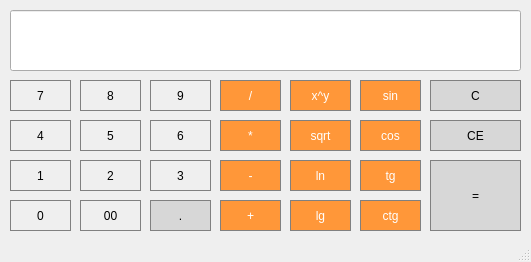
<?xml version="1.0" encoding="UTF-8"?>
<ui version="4.0">
 <class>MainWindow</class>
 <widget class="QMainWindow" name="MainWindow">
  <property name="geometry">
   <rect>
    <x>0</x>
    <y>0</y>
    <width>531</width>
    <height>262</height>
   </rect>
  </property>
  <property name="windowTitle">
   <string>Calculator </string>
  </property>
  <widget class="QWidget" name="centralWidget">
   <widget class="QPushButton" name="pushButton_7">
    <property name="geometry">
     <rect>
      <x>10</x>
      <y>80</y>
      <width>61</width>
      <height>31</height>
     </rect>
    </property>
    <property name="styleSheet">
     <string notr="true">QPushButton {
	border: 1px solid gray;
}
QPushButton:pressed {
	background-color: qlineargradient(x1: 0, y1: 0, x2: 0, y2: 1,
															stop: 0 #dadbde, stop: 1 #f6f7fa);
}</string>
    </property>
    <property name="text">
     <string>7</string>
    </property>
   </widget>
   <widget class="QPushButton" name="pushButton_4">
    <property name="geometry">
     <rect>
      <x>10</x>
      <y>120</y>
      <width>61</width>
      <height>31</height>
     </rect>
    </property>
    <property name="styleSheet">
     <string notr="true">QPushButton {
	border: 1px solid gray;
}
QPushButton:pressed {
	background-color: qlineargradient(x1: 0, y1: 0, x2: 0, y2: 1,
															stop: 0 #dadbde, stop: 1 #f6f7fa);
}</string>
    </property>
    <property name="text">
     <string>4</string>
    </property>
   </widget>
   <widget class="QPushButton" name="pushButton_1">
    <property name="geometry">
     <rect>
      <x>10</x>
      <y>160</y>
      <width>61</width>
      <height>31</height>
     </rect>
    </property>
    <property name="styleSheet">
     <string notr="true">QPushButton {
	border: 1px solid gray;
}
QPushButton:pressed {
	background-color: qlineargradient(x1: 0, y1: 0, x2: 0, y2: 1,
															stop: 0 #dadbde, stop: 1 #f6f7fa);
}</string>
    </property>
    <property name="text">
     <string>1</string>
    </property>
   </widget>
   <widget class="QPushButton" name="pushButton_2">
    <property name="geometry">
     <rect>
      <x>80</x>
      <y>160</y>
      <width>61</width>
      <height>31</height>
     </rect>
    </property>
    <property name="styleSheet">
     <string notr="true">QPushButton {
	border: 1px solid gray;
}
QPushButton:pressed {
	background-color: qlineargradient(x1: 0, y1: 0, x2: 0, y2: 1,
															stop: 0 #dadbde, stop: 1 #f6f7fa);
}</string>
    </property>
    <property name="text">
     <string>2</string>
    </property>
   </widget>
   <widget class="QPushButton" name="pushButton_5">
    <property name="geometry">
     <rect>
      <x>80</x>
      <y>120</y>
      <width>61</width>
      <height>31</height>
     </rect>
    </property>
    <property name="styleSheet">
     <string notr="true">QPushButton {
	border: 1px solid gray;
}
QPushButton:pressed {
	background-color: qlineargradient(x1: 0, y1: 0, x2: 0, y2: 1,
															stop: 0 #dadbde, stop: 1 #f6f7fa);
}</string>
    </property>
    <property name="text">
     <string>5</string>
    </property>
   </widget>
   <widget class="QPushButton" name="pushButton_8">
    <property name="geometry">
     <rect>
      <x>80</x>
      <y>80</y>
      <width>61</width>
      <height>31</height>
     </rect>
    </property>
    <property name="styleSheet">
     <string notr="true">QPushButton {
	border: 1px solid gray;
}
QPushButton:pressed {
	background-color: qlineargradient(x1: 0, y1: 0, x2: 0, y2: 1,
															stop: 0 #dadbde, stop: 1 #f6f7fa);
}</string>
    </property>
    <property name="text">
     <string>8</string>
    </property>
   </widget>
   <widget class="QPushButton" name="pushButton_3">
    <property name="geometry">
     <rect>
      <x>150</x>
      <y>160</y>
      <width>61</width>
      <height>31</height>
     </rect>
    </property>
    <property name="styleSheet">
     <string notr="true">QPushButton {
	border: 1px solid gray;
}
QPushButton:pressed {
	background-color: qlineargradient(x1: 0, y1: 0, x2: 0, y2: 1,
															stop: 0 #dadbde, stop: 1 #f6f7fa);
}</string>
    </property>
    <property name="text">
     <string>3</string>
    </property>
   </widget>
   <widget class="QPushButton" name="pushButton_6">
    <property name="geometry">
     <rect>
      <x>150</x>
      <y>120</y>
      <width>61</width>
      <height>31</height>
     </rect>
    </property>
    <property name="styleSheet">
     <string notr="true">QPushButton {
	border: 1px solid gray;
}
QPushButton:pressed {
	background-color: qlineargradient(x1: 0, y1: 0, x2: 0, y2: 1,
															stop: 0 #dadbde, stop: 1 #f6f7fa);
}</string>
    </property>
    <property name="text">
     <string>6</string>
    </property>
   </widget>
   <widget class="QPushButton" name="pushButton_9">
    <property name="geometry">
     <rect>
      <x>150</x>
      <y>80</y>
      <width>61</width>
      <height>31</height>
     </rect>
    </property>
    <property name="styleSheet">
     <string notr="true">QPushButton {
	border: 1px solid gray;
}
QPushButton:pressed {
	background-color: qlineargradient(x1: 0, y1: 0, x2: 0, y2: 1,
															stop: 0 #dadbde, stop: 1 #f6f7fa);
}</string>
    </property>
    <property name="text">
     <string>9</string>
    </property>
   </widget>
   <widget class="QPushButton" name="pushButton_0">
    <property name="geometry">
     <rect>
      <x>10</x>
      <y>200</y>
      <width>61</width>
      <height>31</height>
     </rect>
    </property>
    <property name="styleSheet">
     <string notr="true">QPushButton {
	border: 1px solid gray;
}
QPushButton:pressed {
	background-color: qlineargradient(x1: 0, y1: 0, x2: 0, y2: 1,
															stop: 0 #dadbde, stop: 1 #f6f7fa);
}</string>
    </property>
    <property name="text">
     <string>0</string>
    </property>
   </widget>
   <widget class="QPushButton" name="pushButton_00">
    <property name="geometry">
     <rect>
      <x>80</x>
      <y>200</y>
      <width>61</width>
      <height>31</height>
     </rect>
    </property>
    <property name="styleSheet">
     <string notr="true">QPushButton {
	border: 1px solid gray;
}
QPushButton:pressed {
	background-color: qlineargradient(x1: 0, y1: 0, x2: 0, y2: 1,
															stop: 0 #dadbde, stop: 1 #f6f7fa);
}</string>
    </property>
    <property name="text">
     <string>00</string>
    </property>
   </widget>
   <widget class="QPushButton" name="pushButton_point">
    <property name="geometry">
     <rect>
      <x>150</x>
      <y>200</y>
      <width>61</width>
      <height>31</height>
     </rect>
    </property>
    <property name="styleSheet">
     <string notr="true">QPushButton {
	background-color: rgb(215, 215, 215);
	border: 1px solid gray;
}
QPushButton:pressed {
	background-color: qlineargradient(x1: 0, y1: 0, x2: 0, y2: 1,
															stop: 0 #BEBEBE, stop: 1 #D7D7D7);
}</string>
    </property>
    <property name="text">
     <string>.</string>
    </property>
   </widget>
   <widget class="QPushButton" name="pushButton_divide">
    <property name="geometry">
     <rect>
      <x>220</x>
      <y>80</y>
      <width>61</width>
      <height>31</height>
     </rect>
    </property>
    <property name="styleSheet">
     <string notr="true">QPushButton {
	background-color: rgb(255, 151, 57);
	color: white;
	border: 1px solid gray;
}
QPushButton:pressed {
	background-color: qlineargradient(x1: 0, y1: 0, x2: 0, y2: 1,
															stop: 0 #FF7832, stop: 1 #FF9739);
}</string>
    </property>
    <property name="text">
     <string>/</string>
    </property>
   </widget>
   <widget class="QPushButton" name="pushButton_multiply">
    <property name="geometry">
     <rect>
      <x>220</x>
      <y>120</y>
      <width>61</width>
      <height>31</height>
     </rect>
    </property>
    <property name="styleSheet">
     <string notr="true">QPushButton {
	background-color: rgb(255, 151, 57);
	color: white;
	border: 1px solid gray;
}
QPushButton:pressed {
	background-color: qlineargradient(x1: 0, y1: 0, x2: 0, y2: 1,
															stop: 0 #FF7832, stop: 1 #FF9739);
}</string>
    </property>
    <property name="text">
     <string>*</string>
    </property>
   </widget>
   <widget class="QPushButton" name="pushButton_substract">
    <property name="geometry">
     <rect>
      <x>220</x>
      <y>160</y>
      <width>61</width>
      <height>31</height>
     </rect>
    </property>
    <property name="styleSheet">
     <string notr="true">QPushButton {
	background-color: rgb(255, 151, 57);
	color: white;
	border: 1px solid gray;
}
QPushButton:pressed {
	background-color: qlineargradient(x1: 0, y1: 0, x2: 0, y2: 1,
															stop: 0 #FF7832, stop: 1 #FF9739);
}</string>
    </property>
    <property name="text">
     <string>-</string>
    </property>
   </widget>
   <widget class="QPushButton" name="pushButton_add">
    <property name="geometry">
     <rect>
      <x>220</x>
      <y>200</y>
      <width>61</width>
      <height>31</height>
     </rect>
    </property>
    <property name="styleSheet">
     <string notr="true">QPushButton {
	background-color: rgb(255, 151, 57);
	color: white;
	border: 1px solid gray;
}
QPushButton:pressed {
	background-color: qlineargradient(x1: 0, y1: 0, x2: 0, y2: 1,
															stop: 0 #FF7832, stop: 1 #FF9739);
}</string>
    </property>
    <property name="text">
     <string>+</string>
    </property>
   </widget>
   <widget class="QPushButton" name="pushButton_power">
    <property name="geometry">
     <rect>
      <x>290</x>
      <y>80</y>
      <width>61</width>
      <height>31</height>
     </rect>
    </property>
    <property name="styleSheet">
     <string notr="true">QPushButton {
	background-color: rgb(255, 151, 57);
	color: white;
	border: 1px solid gray;
}
QPushButton:pressed {
	background-color: qlineargradient(x1: 0, y1: 0, x2: 0, y2: 1,
															stop: 0 #FF7832, stop: 1 #FF9739);
}</string>
    </property>
    <property name="text">
     <string>x^y</string>
    </property>
   </widget>
   <widget class="QPushButton" name="pushButton_square">
    <property name="geometry">
     <rect>
      <x>290</x>
      <y>120</y>
      <width>61</width>
      <height>31</height>
     </rect>
    </property>
    <property name="styleSheet">
     <string notr="true">QPushButton {
	background-color: rgb(255, 151, 57);
	color: white;
	border: 1px solid gray;
}
QPushButton:pressed {
	background-color: qlineargradient(x1: 0, y1: 0, x2: 0, y2: 1,
															stop: 0 #FF7832, stop: 1 #FF9739);
}</string>
    </property>
    <property name="text">
     <string>sqrt</string>
    </property>
   </widget>
   <widget class="QPushButton" name="pushButton_ln">
    <property name="geometry">
     <rect>
      <x>290</x>
      <y>160</y>
      <width>61</width>
      <height>31</height>
     </rect>
    </property>
    <property name="styleSheet">
     <string notr="true">QPushButton {
	background-color: rgb(255, 151, 57);
	color: white;
	border: 1px solid gray;
}
QPushButton:pressed {
	background-color: qlineargradient(x1: 0, y1: 0, x2: 0, y2: 1,
															stop: 0 #FF7832, stop: 1 #FF9739);
}</string>
    </property>
    <property name="text">
     <string>ln</string>
    </property>
   </widget>
   <widget class="QPushButton" name="pushButton_lg">
    <property name="geometry">
     <rect>
      <x>290</x>
      <y>200</y>
      <width>61</width>
      <height>31</height>
     </rect>
    </property>
    <property name="styleSheet">
     <string notr="true">QPushButton {
	background-color: rgb(255, 151, 57);
	color: white;
	border: 1px solid gray;
}
QPushButton:pressed {
	background-color: qlineargradient(x1: 0, y1: 0, x2: 0, y2: 1,
															stop: 0 #FF7832, stop: 1 #FF9739);
}</string>
    </property>
    <property name="text">
     <string>lg</string>
    </property>
   </widget>
   <widget class="QPushButton" name="pushButton_sin">
    <property name="geometry">
     <rect>
      <x>360</x>
      <y>80</y>
      <width>61</width>
      <height>31</height>
     </rect>
    </property>
    <property name="styleSheet">
     <string notr="true">QPushButton {
	background-color: rgb(255, 151, 57);
	color: white;
	border: 1px solid gray;
}
QPushButton:pressed {
	background-color: qlineargradient(x1: 0, y1: 0, x2: 0, y2: 1,
															stop: 0 #FF7832, stop: 1 #FF9739);
}</string>
    </property>
    <property name="text">
     <string>sin</string>
    </property>
   </widget>
   <widget class="QPushButton" name="pushButton_cos">
    <property name="geometry">
     <rect>
      <x>360</x>
      <y>120</y>
      <width>61</width>
      <height>31</height>
     </rect>
    </property>
    <property name="styleSheet">
     <string notr="true">QPushButton {
	background-color: rgb(255, 151, 57);
	color: white;
	border: 1px solid gray;
}
QPushButton:pressed {
	background-color: qlineargradient(x1: 0, y1: 0, x2: 0, y2: 1,
															stop: 0 #FF7832, stop: 1 #FF9739);
}</string>
    </property>
    <property name="text">
     <string>cos</string>
    </property>
   </widget>
   <widget class="QPushButton" name="pushButton_tg">
    <property name="geometry">
     <rect>
      <x>360</x>
      <y>160</y>
      <width>61</width>
      <height>31</height>
     </rect>
    </property>
    <property name="styleSheet">
     <string notr="true">QPushButton {
	background-color: rgb(255, 151, 57);
	color: white;
	border: 1px solid gray;
}
QPushButton:pressed {
	background-color: qlineargradient(x1: 0, y1: 0, x2: 0, y2: 1,
															stop: 0 #FF7832, stop: 1 #FF9739);
}</string>
    </property>
    <property name="text">
     <string>tg</string>
    </property>
   </widget>
   <widget class="QPushButton" name="pushButton_ctg">
    <property name="geometry">
     <rect>
      <x>360</x>
      <y>200</y>
      <width>61</width>
      <height>31</height>
     </rect>
    </property>
    <property name="styleSheet">
     <string notr="true">QPushButton {
	background-color: rgb(255, 151, 57);
	color: white;
	border: 1px solid gray;
}
QPushButton:pressed {
	background-color: qlineargradient(x1: 0, y1: 0, x2: 0, y2: 1,
															stop: 0 #FF7832, stop: 1 #FF9739);
}</string>
    </property>
    <property name="text">
     <string>ctg</string>
    </property>
   </widget>
   <widget class="QPushButton" name="pushButton_equals">
    <property name="geometry">
     <rect>
      <x>430</x>
      <y>160</y>
      <width>91</width>
      <height>71</height>
     </rect>
    </property>
    <property name="styleSheet">
     <string notr="true">QPushButton {
	background-color: rgb(215, 215, 215);
	border: 1px solid gray;
}
QPushButton:pressed {
	background-color: qlineargradient(x1: 0, y1: 0, x2: 0, y2: 1,
															stop: 0 #BEBEBE, stop: 1 #D7D7D7);
}</string>
    </property>
    <property name="text">
     <string>=</string>
    </property>
   </widget>
   <widget class="QPushButton" name="pushButton_clear">
    <property name="geometry">
     <rect>
      <x>430</x>
      <y>80</y>
      <width>91</width>
      <height>31</height>
     </rect>
    </property>
    <property name="styleSheet">
     <string notr="true">QPushButton {
	background-color: rgb(215, 215, 215);
	border: 1px solid gray;
}
QPushButton:pressed {
	background-color: qlineargradient(x1: 0, y1: 0, x2: 0, y2: 1,
															stop: 0 #BEBEBE, stop: 1 #D7D7D7);
}</string>
    </property>
    <property name="text">
     <string>C</string>
    </property>
   </widget>
   <widget class="QPushButton" name="pushButton_27">
    <property name="geometry">
     <rect>
      <x>430</x>
      <y>120</y>
      <width>91</width>
      <height>31</height>
     </rect>
    </property>
    <property name="styleSheet">
     <string notr="true">QPushButton {
	background-color: rgb(215, 215, 215);
	border: 1px solid gray;
}
QPushButton:pressed {
	background-color: qlineargradient(x1: 0, y1: 0, x2: 0, y2: 1,
															stop: 0 #BEBEBE, stop: 1 #D7D7D7);
}</string>
    </property>
    <property name="text">
     <string>CE</string>
    </property>
   </widget>
   <widget class="QLineEdit" name="lineEdit">
    <property name="geometry">
     <rect>
      <x>10</x>
      <y>10</y>
      <width>511</width>
      <height>61</height>
     </rect>
    </property>
    <property name="font">
     <font>
      <pointsize>20</pointsize>
      <italic>true</italic>
     </font>
    </property>
    <property name="inputMask">
     <string/>
    </property>
    <property name="maxLength">
     <number>100000000</number>
    </property>
    <property name="cursorPosition">
     <number>0</number>
    </property>
    <property name="alignment">
     <set>Qt::AlignRight|Qt::AlignTrailing|Qt::AlignVCenter</set>
    </property>
   </widget>
  </widget>
  <widget class="QStatusBar" name="statusBar"/>
 </widget>
 <layoutdefault spacing="6" margin="11"/>
 <resources/>
 <connections/>
</ui>
